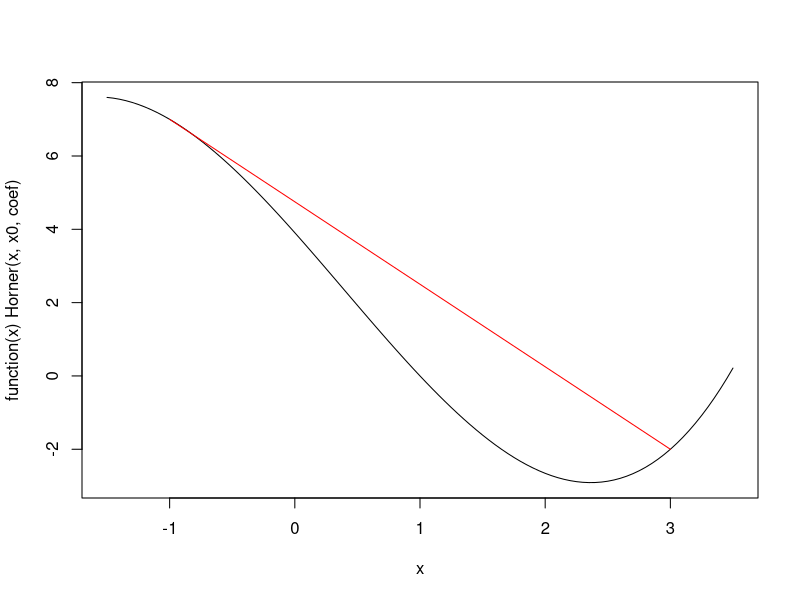

Recreate this plot in R.
# Hermit Cubic Spline
Hermite <- function(x0,x1,y0,y1,d0,d1){
  h <- x1-x0
  hrec <- 1/h
  delta <- (y1-y0)*hrec-d0
  Delta <- d1-d0
  a3 <- (Delta - 2*delta)
  return(c(y0,d0,(delta-a3)*hrec,a3*hrec*hrec))
}
Horner <- function(x,x0,coef){
  n <- length(coef)
  y <- coef[n]
  t <- x-x0
  for(i in (n-1):1) y <- y*t+coef[i]
  return(y)
}
fd <- function(f,x,h=0.0000001){
  return((f(x+h)-f(x-h))/(2*h))
  }

x0 <- -1
x1 <- 3
y0 <- 7
y1 <- -2
d0 <- -2
d1 <- 3

coef <- Hermite(x0,x1,y0,y1,d0,d1)
plot(function(x) Horner(x,x0,coef), xlim=c(x0-0.5,x1+0.5))
lines(c(x0,x1), c(y0,y1), col="red")

print(fd(function(x) Horner(x,x0,coef), x0)) #d0
print(fd(function(x) Horner(x,x0,coef), x1)) #d1

